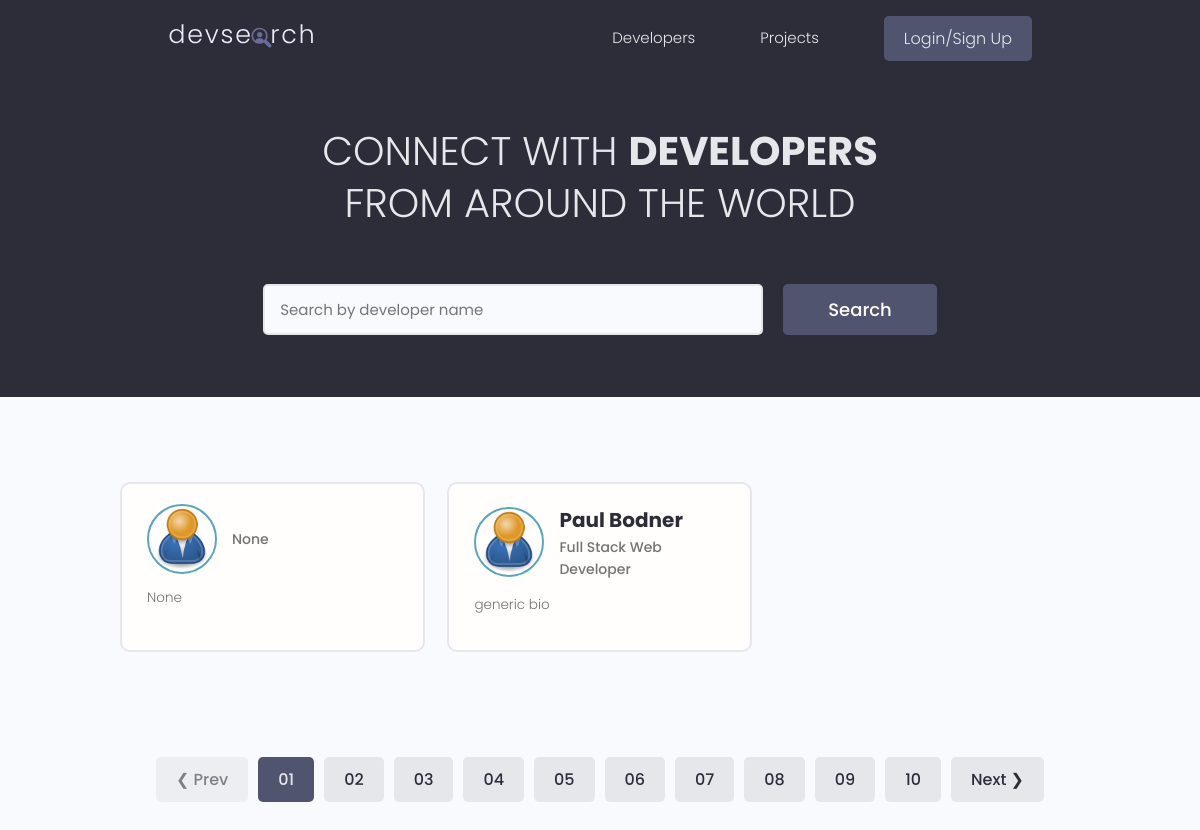
Before: / with the older database file.
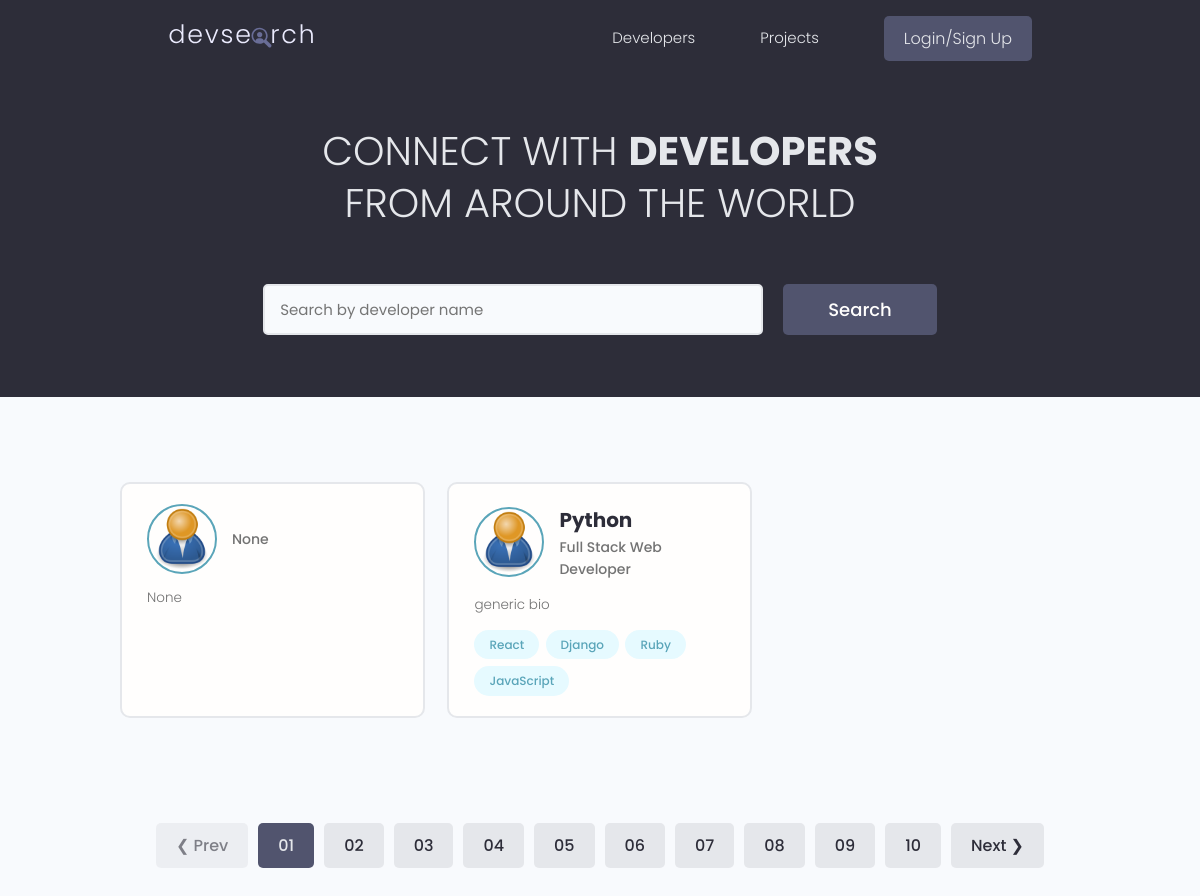
After: the same page with the newer database file.
### users/models.py (models this page shows, shortened)
class Profile(models.Model):
  user = models.OneToOneField(User, on_delete=models.CASCADE, null=True, blank=True,)
  name = models.CharField(max_length = 200, blank = True, null = True)
  email = models.EmailField(max_length=500, blank=True, null=True)
  username = models.CharField(max_length = 200, blank = True, null = True)
  username = models.CharField(max_length = 200, blank = True, null = True)
  short_intro = models.CharField(max_length = 200, blank = True, null = True)
  location = models.CharField(max_length = 200, blank = True, null = True)
  bio = models.TextField(max_length=500, blank=True, null=True)
  profile_image = models.ImageField(null = True, blank=True, upload_to='profiles/', default='profiles/user-default.png' )
  social_github= models.CharField(max_length = 200, blank = True, null = True)
  social_linkedIn= models.CharField(max_length = 200, blank = True, null = True)
  social_twitter= models.CharField(max_length = 200, blank = True, null = True)
  social_youtube= models.CharField(max_length = 200, blank = True, null = True)
  social_website= models.CharField(max_length = 200, blank = True, null = True)
  created = models.DateTimeField(auto_now_add=True)
  id = models.UUIDField(default=uuid.uuid4, unique=True, primary_key=True, editable=False)

class Skill(models.Model):
  owner = models.ForeignKey(Profile, on_delete=models.CASCADE, null=True, blank=True)
  name = models.CharField(max_length=50)
  description = models.TextField(max_length=500, null=True, blank=True)
  created = models.DateTimeField(auto_now_add=True)
  id = models.UUIDField(default=uuid.uuid4, unique=True, primary_key=True, editable=False)

### users/views.py (the view)
# urls.py: path('', views.profiles, name='profiles'),
def profiles(request):
  profiles = Profile.objects.all()
  context = {
    'profiles': profiles
  }
  return render(request, 'users/profiles.html', context)

### users/templates/users/profiles.html (shortened to what this page needs)
{% extends 'main.html' %}
{% block content %}
<main class="home">
  <section class="hero-section text-center">
    <div class="container container--narrow">
      <div class="hero-section__box">
        <h2>CONNECT WITH <span>DEVELOPERS</span></h2>
        <h2>FROM AROUND THE WORLD</h2>
      </div>
      <div class="hero-section__search">
        <form class="form" action="#" method="get">
          <div class="form__field">
            <input class="input input--text" id="formInput#search" type="text" name="text"
              placeholder="Search by developer name" />
          </div>
          <input class="btn btn--sub btn--lg" type="submit" value="Search" />
        </form>
      </div>
    </div>
  </section>
  <section class="devlist">
    <div class="container">
      <div class="grid grid--three">
        {% for profile in profiles %}
        <div class="column card">
          <div class="dev">
            <a href="{% url 'user-profile' profile.id %}" class="card__body">
              <div class="dev__profile">
                <img class="avatar avatar--md" src="{{ profile.profile_image.url }}" alt="image" />
                <div class="dev__meta">
                  <h3>{{ profile.name }}</h3>
                  <h5>{{ profile.short_intro|slice:"60" }}</h5>
                </div>
              </div>
              <p class="dev__info">
                {{ profile.bio|slice:"150" }}
              </p>
              <div class="dev__skills">
                {% for skill in profile.skill_set.all|slice:"5" %}
                <span class="tag tag--pill tag--main">
                  <small>{{ skill.name }}</small>
                </span>
                {% endfor %}
              </div>
            </a>
          </div>
        </div>
        {% endfor %}
      </div>
    </div>
  </section>
  <div class="pagination">
    <ul class="container">
      <li><a href="#" class="btn btn--disabled">&#10094; Prev</a></li>
      <li><a href="#" class="btn btn--sub">01</a></li>
      <li><a href="#" class="btn">02</a></li>
      <li><a href="#" class="btn">03</a></li>
      <li><a href="#" class="btn">04</a></li>
      <li><a href="#" class="btn">05</a></li>
      <li><a href="#" class="btn">06</a></li>
      <li><a href="#" class="btn">07</a></li>
      <li><a href="#" class="btn">08</a></li>
      <li><a href="#" class="btn">09</a></li>
      <li><a href="#" class="btn">10</a></li>
      <li><a href="#" class="btn">Next &#10095;</a></li>
    </ul>
  </div>
</main>
{% endblock content %}

### templates/main.html (shortened to what this page needs)
<!DOCTYPE html>
<html lang="en">
<head>
  {% load static %}
  <link rel="stylesheet" href="https://cdn.iconmonstr.com/1.3.0/css/iconmonstr-iconic-font.min.css" />
  <link rel="stylesheet" href="{% static 'uikit/styles/uikit.css' %}" />
  <link rel="stylesheet" href="{% static 'styles/app.css' %}" />
</head>
<body>
    {% include 'navbar.html' %}
    {% block content %}
    {% endblock content %}
</body>
</html>

### templates/navbar.html (shortened to what this page needs)
{% load static %}
<header class="header">
  <div class="container container--narrow">
    <a href="{% url 'profiles' %}" class="header__logo">
      <img src="{% static 'images/logo.svg' %}" alt="DevSearch Logo" />
    </a>
    <nav class="header__nav">
      <ul class="header__menu">
        <li class="header__menuItem"><a href="{% url 'profiles' %}">Developers</a></li>
        <li class="header__menuItem"><a href="{% url 'projects' %}">Projects</a></li>
        {% if request.user.is_authenticated %}
        <li class="header__menuItem"><a href="">Inbox</a></li>
        <li class="header__menuItem"><a href="{% url 'account' %}" >My Account</a></li>
        <li class="header__menuItem"><a href="{% url 'logout' %}" class="btn btn--sub">Logout</a></li>
        {% else %}
        <li class="header__menuItem"><a href="{% url 'login' %}" class="btn btn--sub">Login/Sign Up</a></li>
        {% endif %}
      </ul>
    </nav>
  </div>
</header>

### static/styles/app.css (style rules this page uses)
:root { --color-sub: #2d2d39; }
.btn--sub { background-color: var(--color-sub-light); }
.card { border: 2px solid var(--color-light); }
img { width: 100%; }
.header { position: sticky; z-index: 111; background-color: var(--color-sub); padding: 1.5rem 0; }
.header > .container { display: flex; justify-content: space-between; align-items: center; }
.header__logo > img { height: 3.8rem; }
.header__nav > ul { display: inline-flex; align-items: center; list-style: none; gap: 6.5rem; }
.header__menuItem > a { color: var(--color-light); font-weight: 300; }
.hero-section { height: 40vh; display: flex; align-items: center; background-color: var(--color-sub); }
.hero-section__box { margin-bottom: 4rem; }
.hero-section__box > h2, .hero-section__box > h2 > span { font-size: 4rem; color: var(--color-light); line-height: 1.3; text-transform: uppercase; }
.hero-section__box > h2 { font-weight: 300; }
.hero-section__box > h2 > span { font-weight: 700; }
.hero-section__search > .form { display: flex; align-items: center; justify-content: center; gap: 2rem; }
.hero-section__search > .form input.input--text { width: 50rem; }
.devlist { margin-top: 8rem; }
.devlist .grid { align-items: stretch; }
.devlist .dev .dev__profile { display: flex; align-items: center; gap: 1.5rem; }
.devlist .dev .dev__meta h3 { color: var(--color-sub); font-size: 2rem; font-weight: 700; }
.devlist .dev .dev__meta h5 { color: var(--color-text); font-size: 1.4rem; font-weight: 500; }
.devlist .dev .dev__info { margin: 1.5rem 0; font-size: 1.35rem; line-height: 1.4; text-align: justify; }
.pagination { margin-top: 8rem; margin-bottom: 10rem; }
.pagination > ul { flex-wrap: wrap; list-style: none; display: flex; align-items: center; justify-content: center; gap: 1rem; }
.pagination .btn { color: var(--color-sub); }
.pagination .btn.btn--sub { color: var(--color-light); }

### static/uikit/styles/modules/_variables.css (style rules this page uses)
:root { --color-main: #5aa5b9; --color-main-light: #e6faff; --color-sub: #3f4156; --color-sub-light: #51546e; --color-sub-lighter: #ededfd; --color-text: #737373; --color-gray: #8b8b8b; --color-light: #e5e7eb; --color-light-gray: #767676; --color-bg: #f8fafd; --color-white: #fffefd; --color-white-light: #f3f3f3; --color-success: #359e64; --color-success-bg: #def8e8; --color-error: #fc4b0b; --color-error-bg: #fff2ee; --font-base: 'Poppins', arial, helvetica, 'Segoe UI', roboto, ubuntu, sans-serif; --font-monospace: 'Fira Code', 'Courier New', courier, monospace; --font-regular: 300; --font-medium: 500; --font-bold: 700; --generic-shadow: 1px 1px 5px #00000010; --generic-transition: all 0.3s ease-in-out; }

### static/uikit/styles/modules/_base.css (style rules this page uses)
* { margin: 0; padding: 0; box-sizing: border-box; text-rendering: optimizeLegibility; color: inherit; font-size: inherit; }
html { font-size: 50%; }
@media only screen and (min-width: 480px) { html { font-size: 56.25%; } }
@media only screen and (min-width: 1200px) { html { font-size: 62.5%; } }
body { line-height: 1.6; font-weight: 400; font-size: 1.5rem; color: var(--color-text); background-color: var(--color-bg); min-height: 100vh; }

### static/uikit/styles/modules/_typography.css (style rules this page uses)
* { font-family: var(--font-base); }
h2 { font-size: 3.6rem; font-weight: var(--font-bold); }
h3 { font-size: 3.2rem; font-weight: var(--font-medium); }
h5 { font-size: 2.4rem; font-weight: var(--font-medium); }
h5, h6 { font-weight: var(--font-regular); }
p, span, strong { font-size: 1.6rem; color: var(--color-text); font-weight: var(--font-regular); }
a { padding-bottom: 2px; text-decoration: none; display: inline-block; color: var(--color-main); font-weight: var(--font-medium); }

### static/uikit/styles/modules/_utilities.css (style rules this page uses)
.container { width: 92%; max-width: 165rem; margin: 0 auto; box-sizing: border-box; }
.container--narrow { width: 92%; max-width: 120rem; }
@media screen and (min-width: 1000px) { .container { width: 90%; } }
@media screen and (min-width: 1000px) { .container--narrow { width: 85%; } }
@media screen and (min-width: 1200px) { .container { width: 80%; } }
@media screen and (min-width: 1200px) { .container--narrow { width: 72%; } }
.text-center { text-align: center; }

### static/uikit/styles/modules/_avatar.css (style rules this page uses)
.avatar { border-radius: 50%; border: 2px solid var(--color-main); object-fit: cover; }
.avatar--md { height: 7rem; width: 7rem; }

### static/uikit/styles/modules/_card.css (style rules this page uses)
.card { border-radius: 1rem; background-color: var(--color-white); border: 1.5px solid var(--color-light); width: auto; height: auto; margin-top: 0.5rem; margin-bottom: 0.5rem; overflow: hidden; }
.card__body, .card__header { padding: 2rem 2.5rem; }

Changed rows visible on the page:
changed Profile "Full Stack Web Developer": name "Paul Bodner" → "Python"
added Skill: name "React", shown under Profile "Full Stack Web Developer"
added Skill: name "Django", shown under Profile "Full Stack Web Developer"
added Skill: name "Ruby", shown under Profile "Full Stack Web Developer"
added Skill: name "JavaScript", shown under Profile "Full Stack Web Developer"
